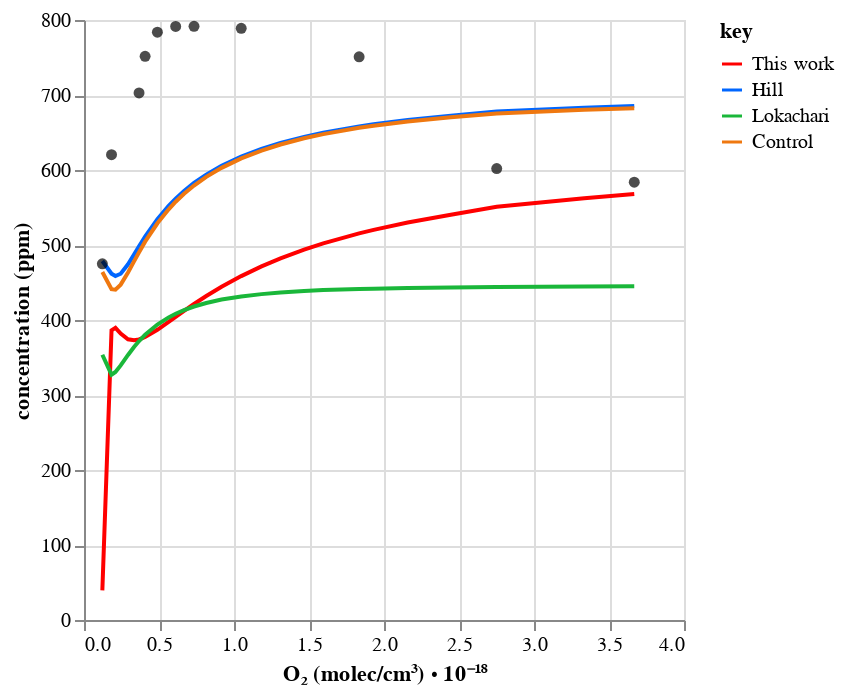
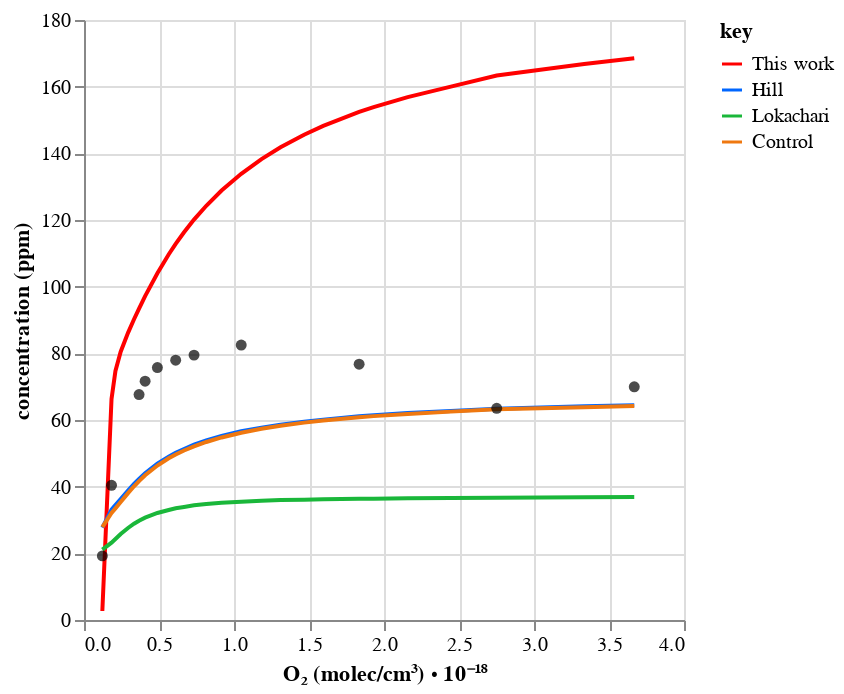
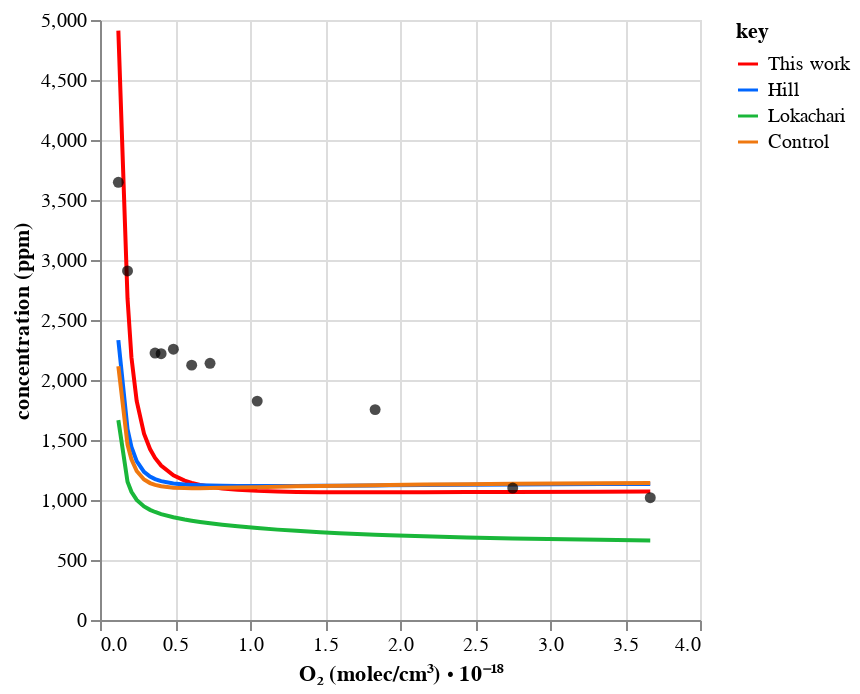
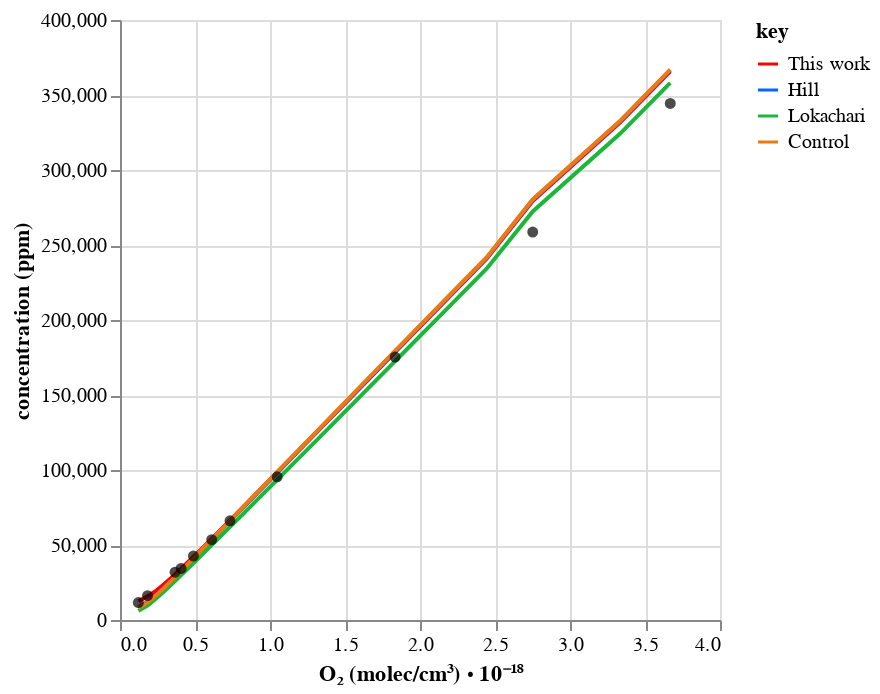

Here is the notebook cell these charts were saved with, in order:
### Code cell
chart_o2_dct = workflow.plot_o2_simulation(
    tag,
    line_source_=["Hill", "Lokachari"],
    point_source="Experiment",
    root_path=root_path,
    control=True,
)
# chart_t_dct = workflow.plot_t_simulation(
#     tag,
#     line_source_=["Hill", "Lokachari"],
#     point_source="Experiment",
#     root_path=root_path,
#     control=False,
# )
# for name in chart_t_dct:
for name in chart_o2_dct:
    print(name, smiles_dct[name])
    chi = amchi_dct[name]
    automol.amchi.display(chi)
    chart_o2 = chart_o2_dct[name]
    display(chart_o2)
    # chart_t = chart_t_dct[name]
    # display(chart_t)

### Figure 1 — Vega-Lite specification as saved in the notebook (floating-point values rounded to 4 significant figures)
{"config": {"view": {"continuousWidth": 300, "continuousHeight": 300}}, "layer": [{"data": {"name": "data-c41d932a97c1e35067f8d8af35aac9a2"}, "mark": {"type": "line"}, "encoding": {"color": {"field": "key", "scale": {"domain": ["This work", "Hill", "Lokachari", "Control"], "range": ["#ff0000", "#0066ff", "#1ab73a", "#ef7810"]}, "type": "nominal"}, "x": {"field": "O2_molecules", "title": "O₂ (molec/cm³) ⋅ 10⁻¹⁸", "type": "quantitative"}, "y": {"field": "value", "title": "concentration (ppm)", "type": "quantitative"}}, "transform": [{"fold": ["This work", "Hill", "Lokachari", "Control"]}]}, {"data": {"name": "data-4b82953d89d4de3f4f86e035719410fe"}, "mark": {"type": "circle"}, "encoding": {"color": {"value": "black"}, "x": {"field": "O2_molecules", "type": "quantitative"}, "y": {"field": "Experiment", "type": "quantitative"}}}], "$schema": "https://vega.github.io/schema/vega-lite/v5.20.1.json", "datasets": {"data-c41d932a97c1e35067f8d8af35aac9a2": [{"O2_molecules": 0.1223, "This work": 39.52, "Hill": 478.7, "Lokachari": 353.7, "Control": 463.9}, {"O2_molecules": 0.1835, "This work": 386.2, "Hill": 461.8, "Lokachari": 327.1, "Control": 441.2}, {"O2_molecules": 0.2096, "This work": 389.6, "Hill": 458.6, "Lokachari": 330.7, "Control": 440.5}, {"O2_molecules": 0.2446, "This work": 381.8, "Hill": 461.7, "Lokachari": 339.5, "Control": 447.1}, {"O2_molecules": 0.2935, "This work": 374.3, "Hill": 474.3, "Lokachari": 353.4, "Control": 463.3}, {"O2_molecules": 0.3335, "This work": 372.9, "Hill": 487.2, "Lokachari": 364.0, "Control": 478.2}, {"O2_molecules": 0.367, "This work": 374.1, "Hill": 498.2, "Lokachari": 371.9, "Control": 490.4}, {"O2_molecules": 0.4074, "This work": 377.3, "Hill": 511.1, "Lokachari": 380.3, "Control": 504.4}, {"O2_molecules": 0.4893, "This work": 387.0, "Hill": 534.3, "Lokachari": 393.9, "Control": 529.0}, {"O2_molecules": 0.5644, "This work": 397.5, "Hill": 552.1, "Lokachari": 403.5, "Control": 547.6}, {"O2_molecules": 0.6112, "This work": 404.3, "Hill": 561.8, "Lokachari": 408.3, "Control": 557.7}, {"O2_molecules": 0.667, "This work": 412.2, "Hill": 572.0, "Lokachari": 413.2, "Control": 568.2}, {"O2_molecules": 0.7335, "This work": 421.3, "Hill": 582.7, "Lokachari": 418.0, "Control": 579.3}, {"O2_molecules": 0.8152, "This work": 432.0, "Hill": 593.9, "Lokachari": 422.7, "Control": 590.8}, {"O2_molecules": 0.9171, "This work": 444.3, "Hill": 605.6, "Lokachari": 427.3, "Control": 602.9}, {"O2_molecules": 1.048, "This work": 458.5, "Hill": 617.9, "Lokachari": 431.3, "Control": 615.5}, {"O2_molecules": 1.183, "This work": 471.4, "Hill": 628.1, "Lokachari": 434.5, "Control": 625.9}, {"O2_molecules": 1.31, "This work": 482.1, "Hill": 636.0, "Lokachari": 436.7, "Control": 634.0}, {"O2_molecules": 1.467, "This work": 493.8, "Hill": 644.1, "Lokachari": 438.7, "Control": 642.3}, {"O2_molecules": 1.595, "This work": 502.1, "Hill": 649.6, "Lokachari": 439.9, "Control": 647.8}, {"O2_molecules": 1.834, "This work": 515.5, "Hill": 658.0, "Lokachari": 441.4, "Control": 656.3}, {"O2_molecules": 1.931, "This work": 520.2, "Hill": 660.9, "Lokachari": 441.8, "Control": 659.1}, {"O2_molecules": 2.158, "This work": 530.0, "Hill": 666.6, "Lokachari": 442.6, "Control": 664.7}, {"O2_molecules": 2.446, "This work": 540.3, "Hill": 672.3, "Lokachari": 443.3, "Control": 670.2}, {"O2_molecules": 2.751, "This work": 551.0, "Hill": 677.9, "Lokachari": 444.0, "Control": 675.4}, {"O2_molecules": 3.335, "This work": 562.3, "Hill": 683.1, "Lokachari": 444.6, "Control": 680.2}, {"O2_molecules": 3.668, "This work": 568.1, "Hill": 685.5, "Lokachari": 445.1, "Control": 682.2}], "data-4b82953d89d4de3f4f86e035719410fe": [{"O2_molecules": 0.1223, "Experiment": 475.0}, {"O2_molecules": 0.1835, "Experiment": 620.4}, {"O2_molecules": 0.367, "Experiment": 702.8}, {"O2_molecules": 0.4074, "Experiment": 751.5}, {"O2_molecules": 0.4893, "Experiment": 783.7}, {"O2_molecules": 0.6112, "Experiment": 791.4}, {"O2_molecules": 0.7335, "Experiment": 791.6}, {"O2_molecules": 1.048, "Experiment": 788.9}, {"O2_molecules": 1.834, "Experiment": 751.0}, {"O2_molecules": 2.751, "Experiment": 602.0}, {"O2_molecules": 3.668, "Experiment": 583.8}]}}

### Figure 2 — Vega-Lite specification as saved in the notebook (floating-point values rounded to 4 significant figures)
{"config": {"view": {"continuousWidth": 300, "continuousHeight": 300}}, "layer": [{"data": {"name": "data-ea93c11f242d76ad8dd7468f27e5f6d9"}, "mark": {"type": "line"}, "encoding": {"color": {"field": "key", "scale": {"domain": ["This work", "Hill", "Lokachari", "Control"], "range": ["#ff0000", "#0066ff", "#1ab73a", "#ef7810"]}, "type": "nominal"}, "x": {"field": "O2_molecules", "title": "O₂ (molec/cm³) ⋅ 10⁻¹⁸", "type": "quantitative"}, "y": {"field": "value", "title": "concentration (ppm)", "type": "quantitative"}}, "transform": [{"fold": ["This work", "Hill", "Lokachari", "Control"]}]}, {"data": {"name": "data-cf989b38a5c47983aff418ceb98a0330"}, "mark": {"type": "circle"}, "encoding": {"color": {"value": "black"}, "x": {"field": "O2_molecules", "type": "quantitative"}, "y": {"field": "Experiment", "type": "quantitative"}}}], "$schema": "https://vega.github.io/schema/vega-lite/v5.20.1.json", "datasets": {"data-ea93c11f242d76ad8dd7468f27e5f6d9": [{"O2_molecules": 0.1223, "This work": 2.708, "Hill": 27.7, "Lokachari": 21.1, "Control": 27.87}, {"O2_molecules": 0.1835, "This work": 66.32, "Hill": 33.1, "Lokachari": 23.2, "Control": 32.13}, {"O2_molecules": 0.2096, "This work": 74.72, "Hill": 34.5, "Lokachari": 24.3, "Control": 33.5}, {"O2_molecules": 0.2446, "This work": 80.51, "Hill": 36.3, "Lokachari": 25.8, "Control": 35.4}, {"O2_molecules": 0.2935, "This work": 86.14, "Hill": 38.8, "Lokachari": 27.6, "Control": 38.07}, {"O2_molecules": 0.3335, "This work": 90.21, "Hill": 40.8, "Lokachari": 28.9, "Control": 40.11}, {"O2_molecules": 0.367, "This work": 93.42, "Hill": 42.3, "Lokachari": 29.8, "Control": 41.68}, {"O2_molecules": 0.4074, "This work": 97.17, "Hill": 44.0, "Lokachari": 30.7, "Control": 43.41}, {"O2_molecules": 0.4893, "This work": 104.0, "Hill": 46.9, "Lokachari": 32.1, "Control": 46.33}, {"O2_molecules": 0.5644, "This work": 109.6, "Hill": 49.0, "Lokachari": 33.0, "Control": 48.5}, {"O2_molecules": 0.6112, "This work": 112.8, "Hill": 50.2, "Lokachari": 33.5, "Control": 49.66}, {"O2_molecules": 0.667, "This work": 116.3, "Hill": 51.3, "Lokachari": 33.9, "Control": 50.86}, {"O2_molecules": 0.7335, "This work": 120.1, "Hill": 52.6, "Lokachari": 34.4, "Control": 52.11}, {"O2_molecules": 0.8152, "This work": 124.3, "Hill": 53.9, "Lokachari": 34.8, "Control": 53.41}, {"O2_molecules": 0.9171, "This work": 128.8, "Hill": 55.2, "Lokachari": 35.2, "Control": 54.77}, {"O2_molecules": 1.048, "This work": 133.9, "Hill": 56.6, "Lokachari": 35.5, "Control": 56.18}, {"O2_molecules": 1.183, "This work": 138.3, "Hill": 57.7, "Lokachari": 35.8, "Control": 57.36}, {"O2_molecules": 1.31, "This work": 141.8, "Hill": 58.6, "Lokachari": 36.0, "Control": 58.27}, {"O2_molecules": 1.467, "This work": 145.6, "Hill": 59.5, "Lokachari": 36.1, "Control": 59.21}, {"O2_molecules": 1.595, "This work": 148.2, "Hill": 60.1, "Lokachari": 36.2, "Control": 59.85}, {"O2_molecules": 1.834, "This work": 152.4, "Hill": 61.1, "Lokachari": 36.4, "Control": 60.83}, {"O2_molecules": 1.931, "This work": 153.9, "Hill": 61.4, "Lokachari": 36.4, "Control": 61.16}, {"O2_molecules": 2.158, "This work": 156.9, "Hill": 62.1, "Lokachari": 36.5, "Control": 61.83}, {"O2_molecules": 2.446, "This work": 160.0, "Hill": 62.7, "Lokachari": 36.6, "Control": 62.51}, {"O2_molecules": 2.751, "This work": 163.3, "Hill": 63.4, "Lokachari": 36.7, "Control": 63.19}, {"O2_molecules": 3.335, "This work": 166.8, "Hill": 64.1, "Lokachari": 36.8, "Control": 63.86}, {"O2_molecules": 3.668, "This work": 168.6, "Hill": 64.4, "Lokachari": 36.9, "Control": 64.18}], "data-cf989b38a5c47983aff418ceb98a0330": [{"O2_molecules": 0.1223, "Experiment": 19.23}, {"O2_molecules": 0.1835, "Experiment": 40.42}, {"O2_molecules": 0.367, "Experiment": 67.63}, {"O2_molecules": 0.4074, "Experiment": 71.63}, {"O2_molecules": 0.4893, "Experiment": 75.73}, {"O2_molecules": 0.6112, "Experiment": 77.94}, {"O2_molecules": 0.7335, "Experiment": 79.47}, {"O2_molecules": 1.048, "Experiment": 82.48}, {"O2_molecules": 1.834, "Experiment": 76.73}, {"O2_molecules": 2.751, "Experiment": 63.51}, {"O2_molecules": 3.668, "Experiment": 69.95}]}}

### Figure 3 — Vega-Lite specification as saved in the notebook (floating-point values rounded to 4 significant figures)
{"config": {"view": {"continuousWidth": 300, "continuousHeight": 300}}, "layer": [{"data": {"name": "data-d0932cc6b37ff82a5201e2f7b5eb5b2f"}, "mark": {"type": "line"}, "encoding": {"color": {"field": "key", "scale": {"domain": ["This work", "Hill", "Lokachari", "Control"], "range": ["#ff0000", "#0066ff", "#1ab73a", "#ef7810"]}, "type": "nominal"}, "x": {"field": "O2_molecules", "title": "O₂ (molec/cm³) ⋅ 10⁻¹⁸", "type": "quantitative"}, "y": {"field": "value", "title": "concentration (ppm)", "type": "quantitative"}}, "transform": [{"fold": ["This work", "Hill", "Lokachari", "Control"]}]}, {"data": {"name": "data-606825c1a155d8d5877d27170cd1d91f"}, "mark": {"type": "circle"}, "encoding": {"color": {"value": "black"}, "x": {"field": "O2_molecules", "type": "quantitative"}, "y": {"field": "Experiment", "type": "quantitative"}}}], "$schema": "https://vega.github.io/schema/vega-lite/v5.20.1.json", "datasets": {"data-d0932cc6b37ff82a5201e2f7b5eb5b2f": [{"O2_molecules": 0.1223, "This work": 4912.0, "Hill": 2332.0, "Lokachari": 1666.0, "Control": 2114.0}, {"O2_molecules": 0.1835, "This work": 2680.0, "Hill": 1590.0, "Lokachari": 1152.0, "Control": 1462.0}, {"O2_molecules": 0.2096, "This work": 2188.0, "Hill": 1443.0, "Lokachari": 1068.0, "Control": 1339.0}, {"O2_molecules": 0.2446, "This work": 1825.0, "Hill": 1324.0, "Lokachari": 1001.0, "Control": 1242.0}, {"O2_molecules": 0.2935, "This work": 1553.0, "Hill": 1235.0, "Lokachari": 946.5, "Control": 1171.0}, {"O2_molecules": 0.3335, "This work": 1424.0, "Hill": 1195.0, "Lokachari": 918.0, "Control": 1141.0}, {"O2_molecules": 0.367, "This work": 1351.0, "Hill": 1174.0, "Lokachari": 900.1, "Control": 1126.0}, {"O2_molecules": 0.4074, "This work": 1287.0, "Hill": 1157.0, "Lokachari": 882.6, "Control": 1114.0}, {"O2_molecules": 0.4893, "This work": 1206.0, "Hill": 1138.0, "Lokachari": 856.0, "Control": 1103.0}, {"O2_molecules": 0.5644, "This work": 1162.0, "Hill": 1129.0, "Lokachari": 837.3, "Control": 1099.0}, {"O2_molecules": 0.6112, "This work": 1142.0, "Hill": 1125.0, "Lokachari": 827.3, "Control": 1099.0}, {"O2_molecules": 0.667, "This work": 1125.0, "Hill": 1122.0, "Lokachari": 816.9, "Control": 1099.0}, {"O2_molecules": 0.7335, "This work": 1110.0, "Hill": 1120.0, "Lokachari": 805.7, "Control": 1100.0}, {"O2_molecules": 0.8152, "This work": 1096.0, "Hill": 1118.0, "Lokachari": 793.7, "Control": 1101.0}, {"O2_molecules": 0.9171, "This work": 1085.0, "Hill": 1117.0, "Lokachari": 780.7, "Control": 1104.0}, {"O2_molecules": 1.048, "This work": 1076.0, "Hill": 1117.0, "Lokachari": 765.8, "Control": 1107.0}, {"O2_molecules": 1.183, "This work": 1070.0, "Hill": 1117.0, "Lokachari": 753.1, "Control": 1111.0}, {"O2_molecules": 1.31, "This work": 1067.0, "Hill": 1118.0, "Lokachari": 742.8, "Control": 1114.0}, {"O2_molecules": 1.467, "This work": 1065.0, "Hill": 1119.0, "Lokachari": 731.8, "Control": 1117.0}, {"O2_molecules": 1.595, "This work": 1064.0, "Hill": 1120.0, "Lokachari": 723.9, "Control": 1120.0}, {"O2_molecules": 1.834, "This work": 1064.0, "Hill": 1121.0, "Lokachari": 711.3, "Control": 1124.0}, {"O2_molecules": 1.931, "This work": 1064.0, "Hill": 1122.0, "Lokachari": 706.9, "Control": 1125.0}, {"O2_molecules": 2.158, "This work": 1065.0, "Hill": 1124.0, "Lokachari": 697.7, "Control": 1129.0}, {"O2_molecules": 2.446, "This work": 1066.0, "Hill": 1126.0, "Lokachari": 688.1, "Control": 1132.0}, {"O2_molecules": 2.751, "This work": 1067.0, "Hill": 1129.0, "Lokachari": 678.2, "Control": 1136.0}, {"O2_molecules": 3.335, "This work": 1070.0, "Hill": 1132.0, "Lokachari": 668.1, "Control": 1139.0}, {"O2_molecules": 3.668, "This work": 1071.0, "Hill": 1134.0, "Lokachari": 663.2, "Control": 1141.0}], "data-606825c1a155d8d5877d27170cd1d91f": [{"O2_molecules": 0.1223, "Experiment": 3647.0}, {"O2_molecules": 0.1835, "Experiment": 2909.0}, {"O2_molecules": 0.367, "Experiment": 2224.0}, {"O2_molecules": 0.4074, "Experiment": 2219.0}, {"O2_molecules": 0.4893, "Experiment": 2257.0}, {"O2_molecules": 0.6112, "Experiment": 2124.0}, {"O2_molecules": 0.7335, "Experiment": 2139.0}, {"O2_molecules": 1.048, "Experiment": 1824.0}, {"O2_molecules": 1.834, "Experiment": 1753.0}, {"O2_molecules": 2.751, "Experiment": 1099.0}, {"O2_molecules": 3.668, "Experiment": 1020.0}]}}

### Figure 4 — Vega-Lite specification as saved in the notebook (floating-point values rounded to 4 significant figures)
{"config": {"view": {"continuousWidth": 300, "continuousHeight": 300}}, "layer": [{"data": {"name": "data-84392ede9cc1a3c238c4edc5ac01d859"}, "mark": {"type": "line"}, "encoding": {"color": {"field": "key", "scale": {"domain": ["This work", "Hill", "Lokachari", "Control"], "range": ["#ff0000", "#0066ff", "#1ab73a", "#ef7810"]}, "type": "nominal"}, "x": {"field": "O2_molecules", "title": "O₂ (molec/cm³) ⋅ 10⁻¹⁸", "type": "quantitative"}, "y": {"field": "value", "title": "concentration (ppm)", "type": "quantitative"}}, "transform": [{"fold": ["This work", "Hill", "Lokachari", "Control"]}]}, {"data": {"name": "data-4f60414b0447b4760dfa64ac80029129"}, "mark": {"type": "circle"}, "encoding": {"color": {"value": "black"}, "x": {"field": "O2_molecules", "type": "quantitative"}, "y": {"field": "Experiment", "type": "quantitative"}}}], "$schema": "https://vega.github.io/schema/vega-lite/v5.20.1.json", "datasets": {"data-84392ede9cc1a3c238c4edc5ac01d859": [{"O2_molecules": 0.1223, "This work": 12450.0, "Hill": 8577.0, "Lokachari": 6140.0, "Control": 8014.0}, {"O2_molecules": 0.1835, "This work": 15830.0, "Hill": 12170.0, "Lokachari": 9588.0, "Control": 11700.0}, {"O2_molecules": 0.2096, "This work": 17350.0, "Hill": 14120.0, "Lokachari": 11620.0, "Control": 13730.0}, {"O2_molecules": 0.2446, "This work": 19810.0, "Hill": 17030.0, "Lokachari": 14590.0, "Control": 16740.0}, {"O2_molecules": 0.2935, "This work": 23770.0, "Hill": 21480.0, "Lokachari": 19020.0, "Control": 21330.0}, {"O2_molecules": 0.3335, "This work": 27280.0, "Hill": 25330.0, "Lokachari": 22780.0, "Control": 25260.0}, {"O2_molecules": 0.367, "This work": 30320.0, "Hill": 28610.0, "Lokachari": 25960.0, "Control": 28600.0}, {"O2_molecules": 0.4074, "This work": 34150.0, "Hill": 32680.0, "Lokachari": 29900.0, "Control": 32740.0}, {"O2_molecules": 0.4893, "This work": 42020.0, "Hill": 40950.0, "Lokachari": 37850.0, "Control": 41090.0}, {"O2_molecules": 0.5644, "This work": 49440.0, "Hill": 48640.0, "Lokachari": 45260.0, "Control": 48850.0}, {"O2_molecules": 0.6112, "This work": 54130.0, "Hill": 53460.0, "Lokachari": 49910.0, "Control": 53700.0}, {"O2_molecules": 0.667, "This work": 59700.0, "Hill": 59170.0, "Lokachari": 55420.0, "Control": 59440.0}, {"O2_molecules": 0.7335, "This work": 66420.0, "Hill": 66020.0, "Lokachari": 62060.0, "Control": 66320.0}, {"O2_molecules": 0.8152, "This work": 74670.0, "Hill": 74400.0, "Lokachari": 70180.0, "Control": 74730.0}, {"O2_molecules": 0.9171, "This work": 85010.0, "Hill": 84880.0, "Lokachari": 80370.0, "Control": 85230.0}, {"O2_molecules": 1.048, "This work": 98350.0, "Hill": 98340.0, "Lokachari": 93490.0, "Control": 98710.0}, {"O2_molecules": 1.183, "This work": 112100.0, "Hill": 112200.0, "Lokachari": 107100.0, "Control": 112600.0}, {"O2_molecules": 1.31, "This work": 125100.0, "Hill": 125300.0, "Lokachari": 119800.0, "Control": 125600.0}, {"O2_molecules": 1.467, "This work": 141100.0, "Hill": 141400.0, "Lokachari": 135600.0, "Control": 141800.0}, {"O2_molecules": 1.595, "This work": 154100.0, "Hill": 154500.0, "Lokachari": 148500.0, "Control": 154800.0}, {"O2_molecules": 1.834, "This work": 178600.0, "Hill": 179000.0, "Lokachari": 172600.0, "Control": 179400.0}, {"O2_molecules": 1.931, "This work": 188400.0, "Hill": 188900.0, "Lokachari": 182300.0, "Control": 189200.0}, {"O2_molecules": 2.158, "This work": 211600.0, "Hill": 212100.0, "Lokachari": 205300.0, "Control": 212500.0}, {"O2_molecules": 2.446, "This work": 241000.0, "Hill": 241600.0, "Lokachari": 234300.0, "Control": 241900.0}, {"O2_molecules": 2.751, "This work": 279400.0, "Hill": 280100.0, "Lokachari": 272400.0, "Control": 280400.0}, {"O2_molecules": 3.335, "This work": 331800.0, "Hill": 332500.0, "Lokachari": 324300.0, "Control": 332800.0}, {"O2_molecules": 3.668, "This work": 365800.0, "Hill": 366600.0, "Lokachari": 358100.0, "Control": 366900.0}], "data-4f60414b0447b4760dfa64ac80029129": [{"O2_molecules": 0.1223, "Experiment": 11610.0}, {"O2_molecules": 0.1835, "Experiment": 16260.0}, {"O2_molecules": 0.367, "Experiment": 31840.0}, {"O2_molecules": 0.4074, "Experiment": 34350.0}, {"O2_molecules": 0.4893, "Experiment": 42620.0}, {"O2_molecules": 0.6112, "Experiment": 53550.0}, {"O2_molecules": 0.7335, "Experiment": 66130.0}, {"O2_molecules": 1.048, "Experiment": 95480.0}, {"O2_molecules": 1.834, "Experiment": 175300.0}, {"O2_molecules": 2.751, "Experiment": 258700.0}, {"O2_molecules": 3.668, "Experiment": 344400.0}]}}
